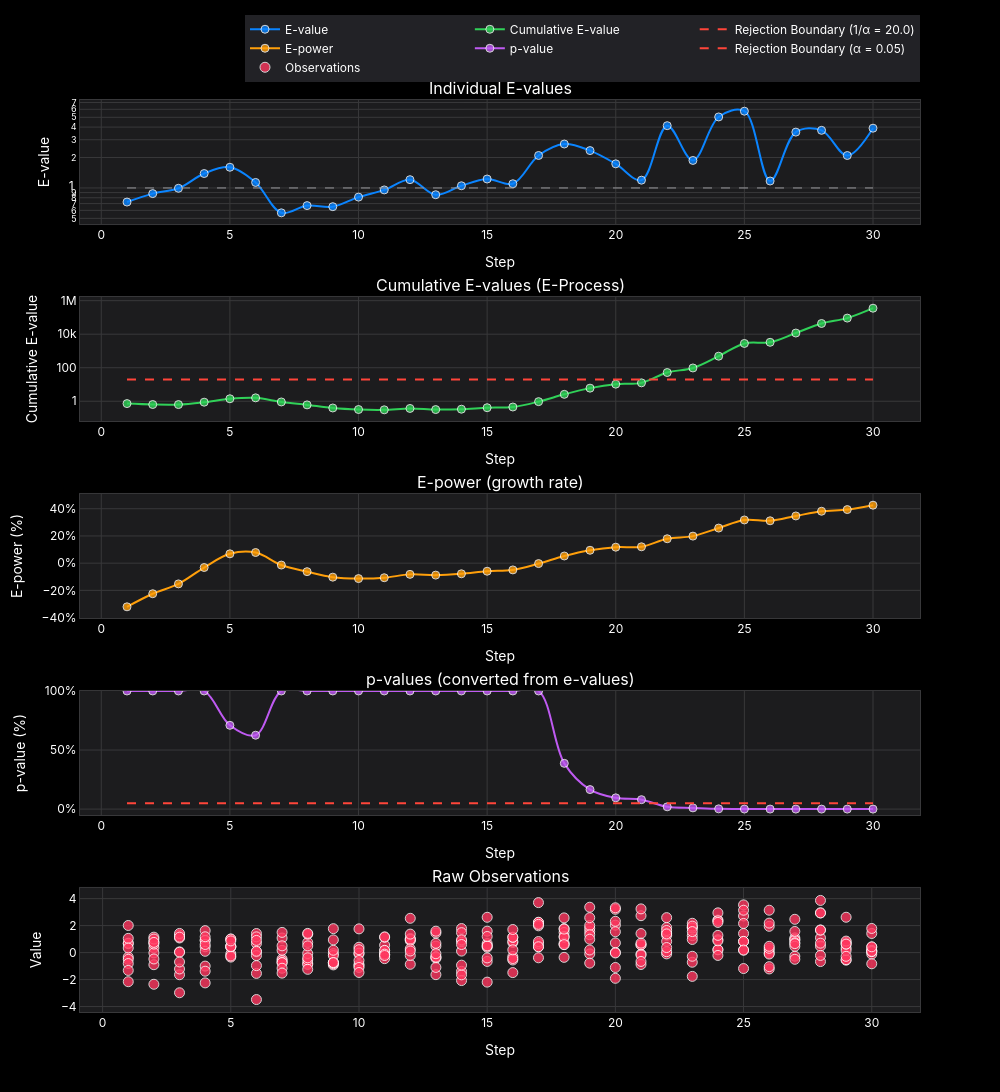

The notebook cell saved with this chart:
### Code cell
plot_sequential_test_plotly(quantile_test.get_history_df(), log_scale=True, theme="dark")

### Figure 1 — Plotly figure (JSON) as saved in the notebook; plotly's stock layout.template omitted (floating-point values rounded to 4 significant figures; data arrays with more than 128 entries replaced by an {"elided": "..."} marker saying what was removed)
{"data": [{"hovertemplate": "<b>Step %{x}</b><br>%{y:.4f}<extra></extra>", "line": {"color": "#0A84FF", "shape": "spline", "width": 2}, "marker": {"color": "#0A84FF", "line": {"color": "white", "width": 1}, "opacity": 0.8, "size": 8}, "mode": "lines+markers", "name": "E-value", "type": "scatter", "x": [1, 2, 3, 4, 5, 6, 7, 8, 9, 10, 11, 12, 13, 14, 15, 16, 17, 18, 19, 20, 21, 22, 23, 24, 25, 26, 27, 28, 29, 30], "xaxis": "x", "y": [0.7256, 0.8794, 0.9926, 1.389, 1.602, 1.134, 0.5675, 0.6692, 0.6531, 0.8121, 0.9564, 1.208, 0.8574, 1.052, 1.226, 1.101, 2.096, 2.72, 2.343, 1.733, 1.194, 4.133, 1.871, 5.042, 5.746, 1.172, 3.568, 3.716, 2.094, 3.903], "yaxis": "y"}, {"hoverinfo": "skip", "line": {"color": "#98989D", "dash": "dash", "width": 1}, "mode": "lines", "name": "E-value = 1", "showlegend": false, "type": "scatter", "x": [1, 30], "xaxis": "x", "y": [1, 1], "yaxis": "y"}, {"hovertemplate": "<b>Step %{x}</b><br>%{y:.4f}<extra></extra>", "line": {"color": "#30D158", "shape": "spline", "width": 2}, "marker": {"color": "#30D158", "line": {"color": "white", "width": 1}, "opacity": 0.8, "size": 8}, "mode": "lines+markers", "name": "Cumulative E-value", "type": "scatter", "x": [1, 2, 3, 4, 5, 6, 7, 8, 9, 10, 11, 12, 13, 14, 15, 16, 17, 18, 19, 20, 21, 22, 23, 24, 25, 26, 27, 28, 29, 30], "xaxis": "x2", "y": [0.7256, 0.6381, 0.6334, 0.8799, 1.41, 1.599, 0.9073, 0.6071, 0.3965, 0.322, 0.308, 0.372, 0.319, 0.3354, 0.4114, 0.4529, 0.9491, 2.582, 6.049, 10.48, 12.52, 51.75, 96.85, 488.3, 2805.0, 3287.0, 11730.0, 43590.0, 91280.0, 356300.0], "yaxis": "y2"}, {"hoverinfo": "skip", "line": {"color": "#FF453A", "dash": "dash", "width": 2}, "mode": "lines", "name": "Rejection Boundary (1/α = 20.0)", "type": "scatter", "x": [1, 30], "xaxis": "x2", "y": [20, 20], "yaxis": "y2"}, {"hovertemplate": "<b>Step %{x}</b><br>%{y:.2f}%<extra></extra>", "line": {"color": "#FF9F0A", "shape": "spline", "width": 2}, "marker": {"color": "#FF9F0A", "line": {"color": "white", "width": 1}, "opacity": 0.8, "size": 8}, "mode": "lines+markers", "name": "E-power", "type": "scatter", "x": [1, 2, 3, 4, 5, 6, 7, 8, 9, 10, 11, 12, 13, 14, 15, 16, 17, 18, 19, 20, 21, 22, 23, 24, 25, 26, 27, 28, 29, 30], "xaxis": "x3", "y": [-32.08, -22.46, -15.22, -3.198, 6.872, 7.82, -1.39, -6.238, -10.28, -11.33, -10.71, -8.24, -8.79, -7.803, -5.922, -4.95, -0.3072, 5.269, 9.473, 11.75, 12.04, 17.94, 19.88, 25.8, 31.76, 31.15, 34.7, 38.15, 39.39, 42.61], "yaxis": "y3"}, {"hovertemplate": "<b>Step %{x}</b><br>%{y:.2f}%<extra></extra>", "line": {"color": "#BF5AF2", "shape": "spline", "width": 2}, "marker": {"color": "#BF5AF2", "line": {"color": "white", "width": 1}, "opacity": 0.8, "size": 8}, "mode": "lines+markers", "name": "p-value", "type": "scatter", "x": [1, 2, 3, 4, 5, 6, 7, 8, 9, 10, 11, 12, 13, 14, 15, 16, 17, 18, 19, 20, 21, 22, 23, 24, 25, 26, 27, 28, 29, 30], "xaxis": "x4", "y": [100.0, 100.0, 100.0, 100.0, 70.92, 62.55, 100.0, 100.0, 100.0, 100.0, 100.0, 100.0, 100.0, 100.0, 100.0, 100.0, 100.0, 38.74, 16.53, 9.54, 7.987, 1.932, 1.033, 0.2048, 0.03565, 0.03042, 0.008526, 0.002294, 0.001096, 0.0002807], "yaxis": "y4"}, {"hoverinfo": "skip", "line": {"color": "#FF453A", "dash": "dash", "width": 2}, "mode": "lines", "name": "Rejection Boundary (α = 0.05)", "type": "scatter", "x": [1, 30], "xaxis": "x4", "y": [5, 5], "yaxis": "y4"}, {"hovertemplate": "<b>Step %{x}</b><br>Value: %{y:.4f}<extra></extra>", "marker": {"color": "#FF375F", "line": {"color": "white", "width": 1}, "opacity": 0.8, "size": 10, "symbol": "circle"}, "mode": "markers", "name": "Observations", "type": "scatter", "x": {"elided": "300 int values"}, "xaxis": "x5", "y": {"elided": "300 float values"}, "yaxis": "y5"}], "layout": {"annotations": [{"font": {"size": 16}, "showarrow": false, "text": "Individual E-values", "x": 0.5, "xanchor": "center", "xref": "paper", "y": 1.0, "yanchor": "bottom", "yref": "paper"}, {"font": {"size": 16}, "showarrow": false, "text": "Cumulative E-values (E-Process)", "x": 0.5, "xanchor": "center", "xref": "paper", "y": 0.784, "yanchor": "bottom", "yref": "paper"}, {"font": {"size": 16}, "showarrow": false, "text": "E-power (growth rate)", "x": 0.5, "xanchor": "center", "xref": "paper", "y": 0.568, "yanchor": "bottom", "yref": "paper"}, {"font": {"size": 16}, "showarrow": false, "text": "p-values (converted from e-values)", "x": 0.5, "xanchor": "center", "xref": "paper", "y": 0.352, "yanchor": "bottom", "yref": "paper"}, {"font": {"size": 16}, "showarrow": false, "text": "Raw Observations", "x": 0.5, "xanchor": "center", "xref": "paper", "y": 0.136, "yanchor": "bottom", "yref": "paper"}], "font": {"color": "#FFFFFF", "family": "SF Pro Display, -apple-system, BlinkMacSystemFont, Segoe UI, Roboto, Helvetica Neue, Arial, sans-serif"}, "height": 1200, "hoverlabel": {"bgcolor": "white", "font": {"family": "SF Pro Display, -apple-system, BlinkMacSystemFont, Segoe UI, Roboto, Helvetica Neue, Arial, sans-serif", "size": 12}}, "hovermode": "closest", "legend": {"bgcolor": "rgba(40, 40, 45, 0.85)", "font": {"color": "#FFFFFF"}, "orientation": "h", "x": 1, "xanchor": "right", "y": 1.02, "yanchor": "bottom"}, "paper_bgcolor": "#000000", "plot_bgcolor": "#1C1C1E", "showlegend": true, "title": {"font": {"color": "#FFFFFF", "family": "SF Pro Display, -apple-system, BlinkMacSystemFont, Segoe UI, Roboto, Helvetica Neue, Arial, sans-serif", "size": 24}, "text": "", "x": 0.5, "xanchor": "center", "y": 0.98, "yanchor": "top"}, "width": 1000, "xaxis": {"anchor": "y", "domain": [0, 1], "gridcolor": "#38383A", "gridwidth": 1, "linecolor": "#38383A", "linewidth": 1, "mirror": true, "showgrid": true, "showline": true, "title": {"font": {"family": "SF Pro Display, -apple-system, BlinkMacSystemFont, Segoe UI, Roboto, Helvetica Neue, Arial, sans-serif", "size": 14}, "text": "Step"}, "zeroline": false}, "xaxis2": {"anchor": "y2", "domain": [0, 1], "gridcolor": "#38383A", "gridwidth": 1, "linecolor": "#38383A", "linewidth": 1, "mirror": true, "showgrid": true, "showline": true, "title": {"font": {"family": "SF Pro Display, -apple-system, BlinkMacSystemFont, Segoe UI, Roboto, Helvetica Neue, Arial, sans-serif", "size": 14}, "text": "Step"}, "zeroline": false}, "xaxis3": {"anchor": "y3", "domain": [0, 1], "gridcolor": "#38383A", "gridwidth": 1, "linecolor": "#38383A", "linewidth": 1, "mirror": true, "showgrid": true, "showline": true, "title": {"font": {"family": "SF Pro Display, -apple-system, BlinkMacSystemFont, Segoe UI, Roboto, Helvetica Neue, Arial, sans-serif", "size": 14}, "text": "Step"}, "zeroline": false}, "xaxis4": {"anchor": "y4", "domain": [0, 1], "gridcolor": "#38383A", "gridwidth": 1, "linecolor": "#38383A", "linewidth": 1, "mirror": true, "showgrid": true, "showline": true, "title": {"font": {"family": "SF Pro Display, -apple-system, BlinkMacSystemFont, Segoe UI, Roboto, Helvetica Neue, Arial, sans-serif", "size": 14}, "text": "Step"}, "zeroline": false}, "xaxis5": {"anchor": "y5", "domain": [0, 1], "gridcolor": "#38383A", "gridwidth": 1, "linecolor": "#38383A", "linewidth": 1, "mirror": true, "showgrid": true, "showline": true, "title": {"font": {"family": "SF Pro Display, -apple-system, BlinkMacSystemFont, Segoe UI, Roboto, Helvetica Neue, Arial, sans-serif", "size": 14}, "text": "Step"}, "zeroline": false}, "yaxis": {"anchor": "x", "domain": [0.864, 1.0], "gridcolor": "#38383A", "gridwidth": 1, "linecolor": "#38383A", "linewidth": 1, "mirror": true, "showgrid": true, "showline": true, "title": {"text": "E-value"}, "type": "log", "zeroline": false}, "yaxis2": {"anchor": "x2", "domain": [0.648, 0.784], "gridcolor": "#38383A", "gridwidth": 1, "linecolor": "#38383A", "linewidth": 1, "mirror": true, "showgrid": true, "showline": true, "title": {"text": "Cumulative E-value"}, "type": "log", "zeroline": false}, "yaxis3": {"anchor": "x3", "domain": [0.432, 0.568], "gridcolor": "#38383A", "gridwidth": 1, "linecolor": "#38383A", "linewidth": 1, "mirror": true, "showgrid": true, "showline": true, "ticksuffix": "%", "title": {"text": "E-power (%)"}, "zeroline": false}, "yaxis4": {"anchor": "x4", "domain": [0.216, 0.352], "gridcolor": "#38383A", "gridwidth": 1, "linecolor": "#38383A", "linewidth": 1, "mirror": true, "range": [-5, 100], "showgrid": true, "showline": true, "ticksuffix": "%", "title": {"text": "p-value (%)"}, "zeroline": false}, "yaxis5": {"anchor": "x5", "domain": [0, 0.136], "gridcolor": "#38383A", "gridwidth": 1, "linecolor": "#38383A", "linewidth": 1, "mirror": true, "showgrid": true, "showline": true, "title": {"text": "Value"}, "zeroline": false}}}
